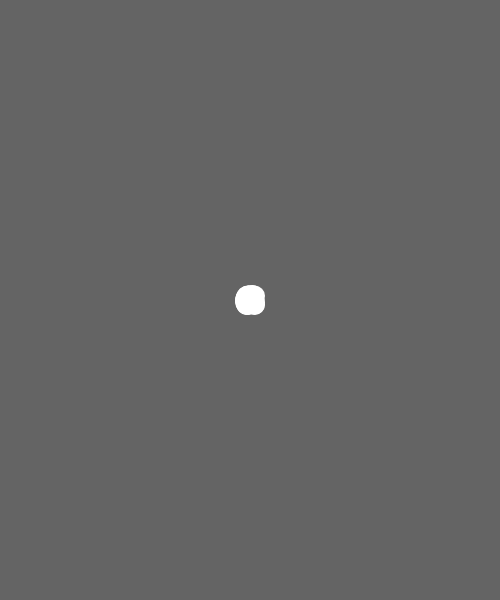
Frame 1 (no input)
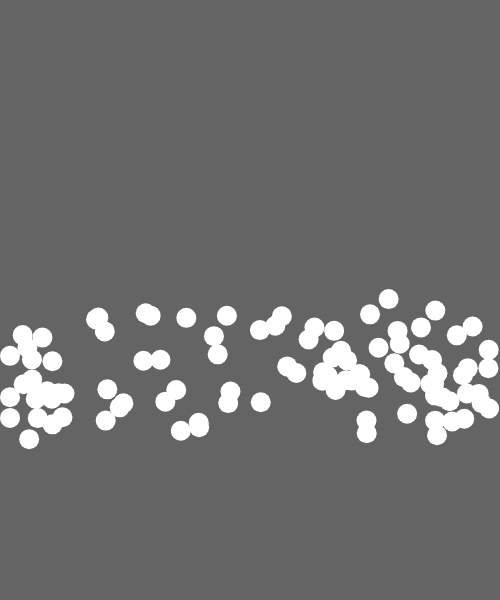
Frame 60 (no input)
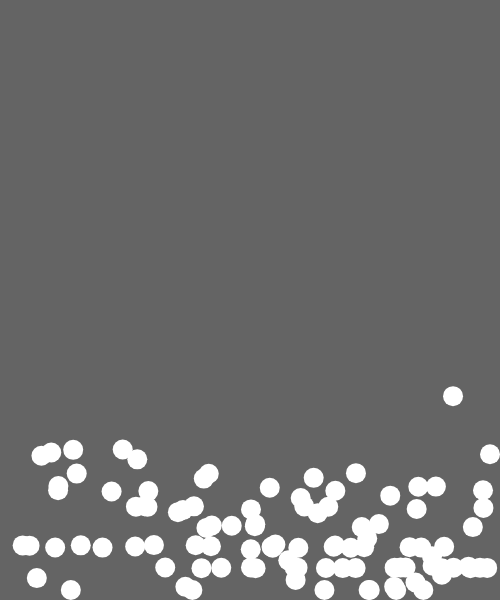
Frame 120 (the mouse pressed at the canvas centre since frame 60)

The p5.js sketch that drew these frames (run headless with seeded random() and noise() and a simulated clock; from frame 60 on, the mouse is pressed at the canvas centre):

// p5.js sketch
// ── sketch.js
// class
function Ball(_x, _y, _xSpd, _ySpd) {
  this.x = _x;
  this.y = _y;
  this.xSpeed = _xSpd;
  this.ySpeed = _ySpd;

  this.update = function() {
    this.x = this.x + this.xSpeed;
    this.y = this.y + this.ySpeed;
  }
  this.checkEdges = function() {
    if (this.x < 10) {
      this.x = 10;
      this.xSpeed = -this.xSpeed;
    } else if (this.x > width - 10) {
      this.x = width - 10;
      this.xSpeed = -this.xSpeed;
    }
    if (this.y < 10) {
      this.y = 10;
      this.ySpeed = -this.ySpeed;
    } else if (this.y > height - 10) {
      this.y = height - 10;
      this.ySpeed = -this.ySpeed;
    }
  }
  this.applyGravity = function() {
    this.ySpeed += gravity;
  }
  this.display = function() {
    fill(255);
    noStroke();
    ellipse(this.x, this.y, 20, 20);
  }
}

let balls = [];
let gravity;

function setup() {
  createCanvas(500, 600)
  gravity = 1;
  
  for (let i = 0; i < 100; i++) {
    balls.push(new Ball(width / 2, height / 2, random(-5, 5), random(-5, 5)));
  }
}

function draw() {
  background(100);

  for (let i = 0; i < balls.length; i++) {
    balls[i].update();
    balls[i].checkEdges();
    balls[i].applyGravity();
    balls[i].display();
  }

}
